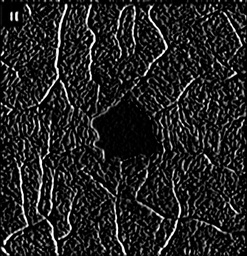
#> input picture x gradient.jpg, 247 x 256 px, shrunk from 406 x 421 before the run
$ python -i edge.py   (imports and definitions only)
#> lines starting #> are read from the running program, lines starting #| are printed output that depends on the picture; long printed decimals are rounded
#Ajay Prakash , 2018215
import cv2
import numpy as np
from numpy.fft import fft2, ifft2


def get_density(image_name):
#> called with image_name = 'x gradient.jpg'
    image = cv2.imread(image_name,0)
#> image is the input picture: shape (256, 247); min 0, max 255, mean 34.5

    img=image


    size = int(5) // 2
    sigma=1
    normal = 1 / (2.0 * np.pi * sigma**2)
    x, y = np.mgrid[-size:size+1, -size:size+1]
    gaussian_kernel =  np.exp(-((x**2 + y**2) / (2.0*sigma**2))) * normal

    img= cv2.filter2D(src=img, kernel=gaussian_kernel, ddepth=-1)
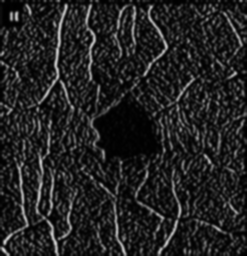
#> img: shape (256, 247); min 0, max 205, mean 33.9

    Ky = np.array([[1, 2, 1], [0, 0, 0], [-1, -2, -1]])
    angle=0
    Iy = cv2.filter2D(src=img, kernel=Ky, ddepth=-1)
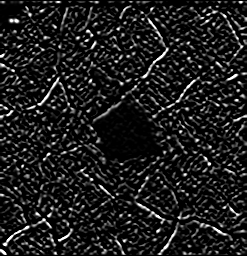
#> Iy: shape (256, 247); min 0, max 255, mean 29.2

    angle=180
    Kx = np.array([[-1, 0, 1], [-2, 0, 2], [-1, 0, 1]])
    theta=0
    Ix = cv2.filter2D(src=img, kernel=Kx, ddepth=-1)
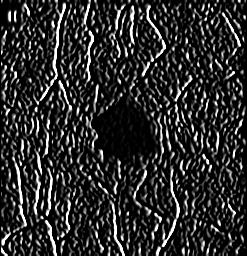
#> Ix: shape (256, 247); min 0, max 255, mean 44.1

    G = np.hypot(Ix, Iy)
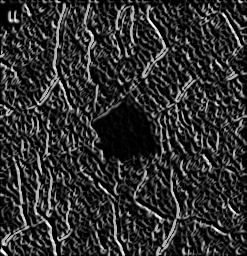
#> G: shape (256, 247) float16; min 0, max 360.5, mean 65.8; drawn with min black and max white
    G = G / G.max() * 255

    theta = np.arctan2(Iy, Ix)
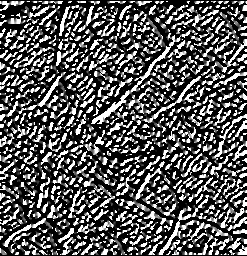
#> theta: shape (256, 247) float16; min 0, max 1.57, mean 0.542; drawn with min black and max white

    angle = theta * 180. / np.pi

    # print(theta)


    img=G

    cv2.imwrite('x gradient.jpg',Ix)
    cv2.imwrite('y gradient.jpg',Iy)

    angle[angle < 0] += 180

    M, N = img.shape
#> M = 256; N = 247
    Z = np.zeros((M,N), dtype=np.int32)

    def return_value(img,i,j):
        return img[i,j]

    for i in range(1,M-1):
        for j in range(1,N-1):
            q = 255
            a=5
            p=100
            r = 255
            if (67.5 <= return_value(angle,i,j) < 112.5):
                q = return_value(img,i+1, j)
                r = return_value(img,i-1, j)
            elif (0 <= return_value(angle,i,j) < 22.5) or (157.5 <= return_value(angle,i,j) <= 180):
                q = return_value(img,i, j+1)
                r = return_value(img,i, j-1)
            elif (112.5 <= return_value(angle,i,j) < 157.5):
                q = return_value(img,i-1, j-1)
                r = return_value(img,i+1, j+1)
            elif (22.5 <= return_value(angle,i,j) < 67.5):
                q = return_value(img,i+1, j-1)
                r = return_value(img,i-1, j+1)
            p=90
            if (return_value(img,i,j) >= q) and (return_value(img,i,j) >= r):
                Z[i,j] = return_value(img,i,j)
                p=30
            else:
                Z[i,j] = 0
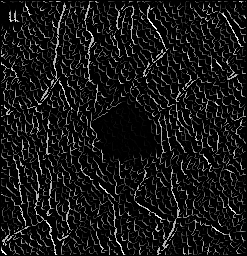
#> Z: shape (256, 247) int32; min 0, max 255, mean 22.5

    img=Z


    cv2.imwrite('NMS.jpg',img)

    highThreshold=0.60
    lowThreshold=0.40

    highThreshold = img.max() * highThreshold
#> highThreshold = 153
    lowThreshold = highThreshold * lowThreshold
#> lowThreshold = 61.2

    M, N = img.shape
    res = np.zeros((M,N), dtype=np.int32)

    weak = np.int32(75)
    strong = np.int32(255)

    zeros_i, zeros_j = np.where(img < lowThreshold)
    strong_i, strong_j = np.where(img >= highThreshold)
#> strong_i = 3181 values from 1 to 254; strong_j = 3181 values, max 245 at index 236, min 1 at index 694, mean 113.1

    weak_i, weak_j = np.where((img <= highThreshold) & (img >= lowThreshold))
#> weak_i = 6575 values from 1 to 254; weak_j = 6575 values, max 245 at index 41, min 1 at index 0, mean 123.5

    res[weak_i, weak_j] = weak
    res[strong_i, strong_j] = strong

    res[zeros_i,zeros_j]=0

    final=res

    cv2.imwrite('output1.jpg',final)
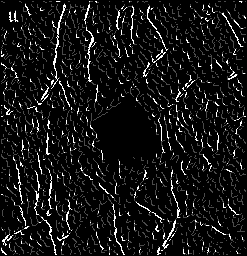
#> saved as output1.jpg: shape (256, 247); min 0, max 255, mean 20.6

    n_white_pix = np.sum(img == 255)
#> n_white_pix = 47
    # print('Number of white pixels:', n_white_pix)

    density=n_white_pix/(M*N)
#> density = 0.000743
    print('Density:',density )
#| Density: 0.0007433

    if density>0.0005:
        result='Healthy eye'
    else:
        result='Hypertenstion detected'
    print(result)

    return result

>>> result = get_density('x gradient.jpg')

$ run again, on y gradient.jpg
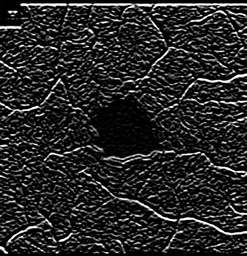
#> input picture y gradient.jpg, 247 x 256 px, shrunk from 406 x 421 before the run
#> in get_density, image is the input picture: shape (256, 247); min 0, max 255, mean 38.7
#> after the loop in get_density, `for i in range(1,M-1):`:
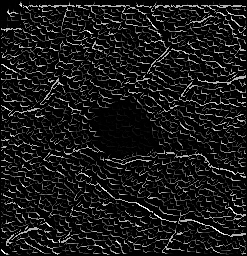
#> Z: shape (256, 247) int32; min 0, max 255, mean 24.1
#> highThreshold = 153
#> lowThreshold = 61.2
#> strong_i = 3733 values from 3 to 254; strong_j = 3733 values, max 245 at index 289, min 1 at index 680, mean 128.6
#> weak_i = 6685 values from 2 to 254; weak_j = 6685 values, max 245 at index 101, min 1 at index 778, mean 121.8
#> in get_density, `cv2.imwrite('output1.jpg',final)`:
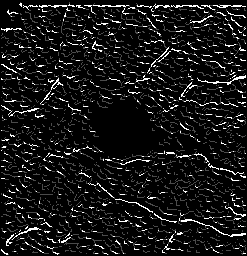
#> saved as output1.jpg: shape (256, 247); min 0, max 255, mean 23
#> n_white_pix = 32
#> density = 0.000506
#| Density: 0.0005061
